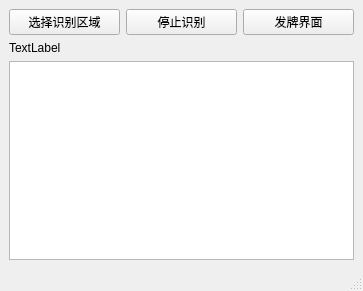
<?xml version="1.0" encoding="UTF-8"?>
<ui version="4.0">
 <class>MainWindow</class>
 <widget class="QMainWindow" name="MainWindow">
  <property name="geometry">
   <rect>
    <x>0</x>
    <y>0</y>
    <width>363</width>
    <height>291</height>
   </rect>
  </property>
  <property name="windowTitle">
   <string>MainWindow</string>
  </property>
  <widget class="QWidget" name="centralwidget">
   <layout class="QVBoxLayout" name="verticalLayout">
    <item>
     <layout class="QHBoxLayout" name="horizontalLayout">
      <item>
       <widget class="QPushButton" name="selectBtn">
        <property name="text">
         <string>选择识别区域</string>
        </property>
       </widget>
      </item>
      <item>
       <widget class="QPushButton" name="stop">
        <property name="text">
         <string>停止识别</string>
        </property>
       </widget>
      </item>
      <item>
       <widget class="QPushButton" name="btn_dealCards">
        <property name="text">
         <string>发牌界面</string>
        </property>
       </widget>
      </item>
     </layout>
    </item>
    <item>
     <widget class="QLabel" name="label">
      <property name="text">
       <string>TextLabel</string>
      </property>
     </widget>
    </item>
    <item>
     <widget class="QTextEdit" name="textEdit"/>
    </item>
   </layout>
  </widget>
  <widget class="QMenuBar" name="menubar">
   <property name="geometry">
    <rect>
     <x>0</x>
     <y>0</y>
     <width>363</width>
     <height>17</height>
    </rect>
   </property>
  </widget>
  <widget class="QStatusBar" name="statusbar"/>
 </widget>
 <resources/>
 <connections/>
</ui>
